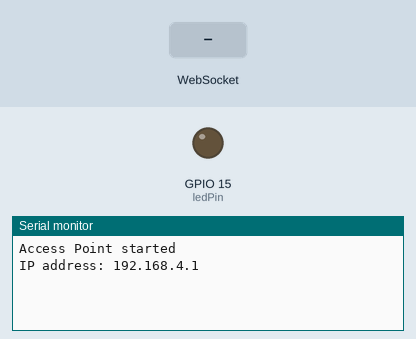
The sketch below on a simulated ESP32. Shown: output pins drawn as LEDs (lit = HIGH), the last lines printed to the serial monitor. Inputs (shaded band) come from the test bench.

Above: at 1.2 s.
1.3 s: WebSocket text "set" received
At 2.5 s:
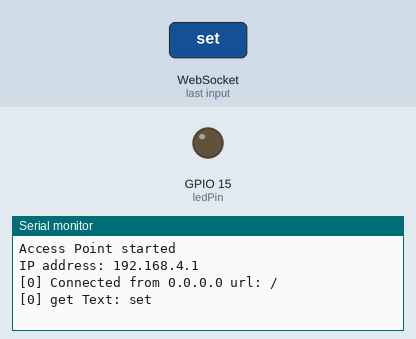
2.8 s: WebSocket text "stop" received
At 3.7 s:
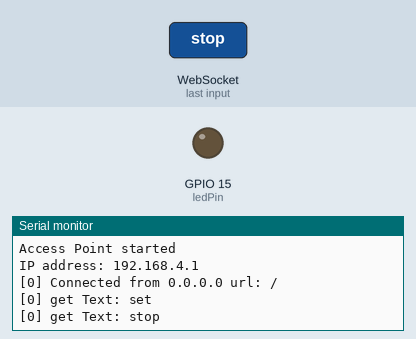
4.3 s: WebSocket text "pause" received
At 4.8 s:
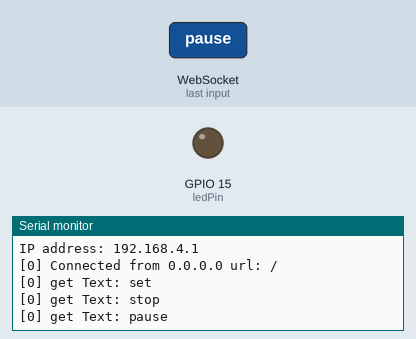

Measured:
- after the input at 1.3 s, the serial monitor: prints a new line at once (image 1)
- after the input at 2.8 s, the serial monitor: prints a new line at once (image 2)
- after the input at 4.3 s, the serial monitor: prints a new line at once (image 3)

The sketch:

C_LedBlinking_Arduino_isolateWifi.ino
```cpp
#include <WiFi.h>
#include <ESPAsyncWebServer.h>
#include <WebSocketsServer.h>
// #include <ESP32Servo.h> // CHANGED: Servo library is no longer needed

// Create an Access Point
const char* ssid = "RoboticArmControl";
const char* password = "12345678";

AsyncWebServer server(80);
WebSocketsServer webSocket = WebSocketsServer(81);

// Servo myServo; // CHANGED: Servo object removed
const int ledPin = 15; // CHANGED: Pin variable renamed for clarity (still GPIO 15)

int clickDelay = 1000;
int numberOfClicks = 10;
bool isRunning = false;
bool isPaused = false;
int clicksDone = 0;
unsigned long lastClickTime = 0;

// The HTML and JavaScript for the GUI
const char index_html[] PROGMEM = R"rawliteral(
<!DOCTYPE HTML>
<html>
<head>
  <title>ESP32 Wi-Fi Control</title> <!-- CHANGED: Title updated -->
  <meta name="viewport" content="width=device-width, initial-scale=1">
  <style>
    body { font-family: Arial, sans-serif; text-align: center; margin: 0 auto; padding-top: 30px; background-color: #f2f2f2; }
    h1 { color: #333; }
    .container { display: flex; flex-direction: column; align-items: center; background-color: white; padding: 20px; border-radius: 10px; box-shadow: 0 4px 8px 0 rgba(0,0,0,0.2); }
    .input-group { margin: 10px; width: 80%; }
    .input-group label { display: block; margin-bottom: 5px; color: #555; }
    .input-group input { width: 100%; padding: 8px; box-sizing: border-box; border: 1px solid #ccc; border-radius: 4px; }
    .button-group { margin-top: 20px; }
    button { border: none; color: white; padding: 15px 32px; text-align: center; text-decoration: none; display: inline-block;
             font-size: 16px; margin: 4px 2px; cursor: pointer; border-radius: 8px; transition: background-color 0.3s; }
    #set { background-color: #4CAF50; } /* Green */
    #set:hover { background-color: #45a049; }
    #stop { background-color: #f44336; } /* Red */
    #stop:hover { background-color: #da190b; }
    #pause { background-color: #ff9800; } /* Orange */
    #pause:hover { background-color: #e68a00; }
    #reset { background-color: #555555; } /* Grey */
    #reset:hover { background-color: #333; }
    #status { margin-top: 20px; font-size: 1.2em; color: #333; font-weight: bold; }
  </style>
</head>
<body>
  <h1>ESP32 LED Blink Control</h1> <!-- CHANGED: Header updated -->
  <div class="container">
    <div class="input-group">
      <label for="delay">Set Delay (ms):</label>
      <input type="number" id="delay" value="1000">
    </div>
    <div class="input-group">
      <label for="clicks">Number of Blinks:</label> <!-- CHANGED: Label updated -->
      <input type="number" id="clicks" value="10">
    </div>
    <div class="button-group">
      <button id="set">Set and Start</button>
      <button id="stop">Stop</button>
      <button id="pause">Pause</button>
      <button id="reset">Reset</button>
    </div>
    <div id="status">Status: Idle</div>
  </div>
  <script>
    var gateway = `ws://${window.location.hostname}:81/`;
    var websocket;
    window.addEventListener('load', onLoad);

    function onLoad(event) {
      initWebSocket();
    }

    function initWebSocket() {
      console.log('Trying to open a WebSocket connection...');
      websocket = new WebSocket(gateway);
      websocket.onopen    = onOpen;
      websocket.onclose   = onClose;
      websocket.onmessage = onMessage;
    }

    function onOpen(event) {
      console.log('Connection opened');
      websocket.send("Hi from client");
    }

    function onClose(event) {
      console.log('Connection closed');
      setTimeout(initWebSocket, 2000);
    }

    function onMessage(event) {
      console.log(event.data);
      document.getElementById('status').innerHTML = "Status: " + event.data;
    }

    document.getElementById('set').addEventListener('click', () => {
      var delay = document.getElementById('delay').value;
      var clicks = document.getElementById('clicks').value;
      var message = `set,${delay},${clicks}`;
      websocket.send(message);
    });

    document.getElementById('stop').addEventListener('click', () => {
      websocket.send('stop');
    });

    document.getElementById('pause').addEventListener('click', () => {
      var pauseButton = document.getElementById('pause');
      websocket.send('pause');
      if (pauseButton.innerText === 'Pause') {
        pauseButton.innerText = 'Resume';
      } else {
        pauseButton.innerText = 'Pause';
      }
    });

    document.getElementById('reset').addEventListener('click', () => {
      document.getElementById('delay').value = 1000;
      document.getElementById('clicks').value = 10;
      document.getElementById('pause').innerText = 'Pause';
      websocket.send('reset');
    });
  </script>
</body>
</html>
)rawliteral";

void webSocketEvent(uint8_t num, WStype_t type, uint8_t * payload, size_t length) {
  switch (type) {
    case WStype_DISCONNECTED:
      Serial.printf("[%u] Disconnected!\n", num);
      break;
    case WStype_CONNECTED: {
      IPAddress ip = webSocket.remoteIP(num);
      Serial.printf("[%u] Connected from %d.%d.%d.%d url: %s\n", num, ip[0], ip[1], ip[2], ip[3], payload);
      webSocket.sendTXT(num, "Connected to ESP32");
    }
      break;
    case WStype_TEXT:
      Serial.printf("[%u] get Text: %s\n", num, payload);
      String message = String((char*) payload);

      if (message.startsWith("set")) {
        int firstComma = message.indexOf(',');
        int secondComma = message.indexOf(',', firstComma + 1);
        clickDelay = message.substring(firstComma + 1, secondComma).toInt();
        numberOfClicks = message.substring(secondComma + 1).toInt();
        clicksDone = 0;
        isRunning = true;
        isPaused = false;
        webSocket.sendTXT(num, "Started");
      } else if (message == "stop") {
        isRunning = false;
        isPaused = false;
        webSocket.sendTXT(num, "Stopped");
      } else if (message == "pause") {
        isPaused = !isPaused;
        webSocket.sendTXT(num, isPaused ? "Paused" : "Resumed");
      } else if (message == "reset") {
        isRunning = false;
        isPaused = false;
        clicksDone = 0;
        webSocket.sendTXT(num, "Reset");
      }
      break;
  }
}

void setup() {
  Serial.begin(115200);

  // CHANGED: Setup the pin for the LED
  pinMode(ledPin, OUTPUT);
  digitalWrite(ledPin, LOW); // Start with the LED off

  // Create Access Point
  WiFi.softAP(ssid, password);
  Serial.println("Access Point started");
  Serial.print("IP address: ");
  Serial.println(WiFi.softAPIP());

  server.on("/", HTTP_GET, [](AsyncWebServerRequest *request){
    request->send_P(200, "text/html", index_html);
  });

  server.begin();
  webSocket.begin();
  webSocket.onEvent(webSocketEvent);
}

void loop() {
  webSocket.loop();

  if (isRunning && !isPaused) {
    if (millis() - lastClickTime >= clickDelay) {
      if (clicksDone < numberOfClicks) {

        // CHANGED: Perform the 'blink' action
        digitalWrite(ledPin, HIGH); // Turn LED ON
        delay(200); // Keep it on for a moment
        digitalWrite(ledPin, LOW);  // Turn LED OFF

        lastClickTime = millis();
        clicksDone++;

        // CHANGED: Status message updated for clarity
        String status = "Blinks: " + String(clicksDone) + "/" + String(numberOfClicks);
        webSocket.broadcastTXT(status);
      } else {
        isRunning = false;
        // CHANGED: Status message updated for clarity
        webSocket.broadcastTXT("Finished All Blinks");
      }
    }
  }
}
```
